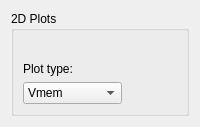
      <widget class="QWidget" name="sim_conf_stack_page_2DPlots">
       <layout class="QGridLayout" name="gridLayout_18">
        <item row="0" column="0">
         <widget class="QGroupBox" name="groupBox_3">
          <property name="title">
           <string>2D Plots</string>
          </property>
          <layout class="QFormLayout" name="formLayout_13">
           <item row="1" column="0">
            <widget class="QLabel" name="label_64">
             <property name="text">
              <string>Plot type:</string>
             </property>
            </widget>
           </item>
           <item row="2" column="0">
            <widget class="QComboBox" name="comboBox_2">
             <item>
              <property name="text">
               <string>Vmem</string>
              </property>
             </item>
             <item>
              <property name="text">
               <string>Venv</string>
              </property>
             </item>
             <item>
              <property name="text">
               <string>GJ State</string>
              </property>
             </item>
             <item>
              <property name="text">
               <string>Current</string>
              </property>
             </item>
             <item>
              <property name="text">
               <string>Ion</string>
              </property>
             </item>
             <item>
              <property name="text">
               <string>Electric Field</string>
              </property>
             </item>
             <item>
              <property name="text">
               <string>Pump Rate</string>
              </property>
             </item>
            </widget>
           </item>
           <item row="0" column="0">
            <spacer name="verticalSpacer_34">
             <property name="orientation">
              <enum>Qt::Vertical</enum>
             </property>
             <property name="sizeType">
              <enum>QSizePolicy::Maximum</enum>
             </property>
             <property name="sizeHint" stdset="0">
              <size>
               <width>20</width>
               <height>16</height>
              </size>
             </property>
            </spacer>
           </item>
          </layout>
         </widget>
        </item>
       </layout>
      </widget>
